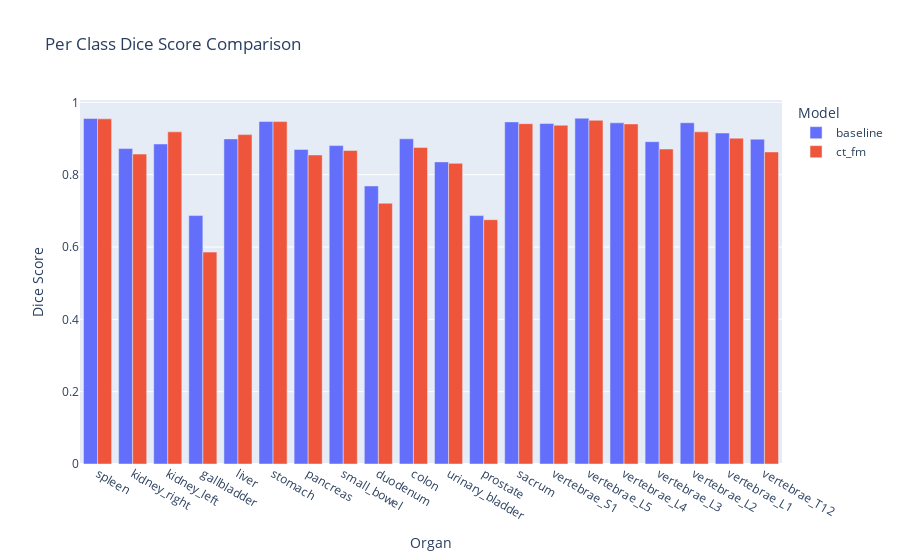
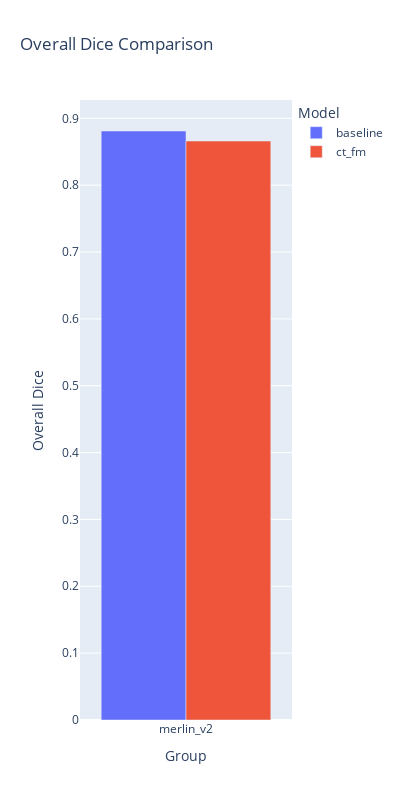

The cell these charts' notebook holds for them, in order:
### Code cell
# Convert the data into a pandas DataFrame
rows = []
for entry in results:
    for organ, dice_score in entry['dice_scores'].items():
        rows.append({
            'Model': entry['model'],
            'Group': entry['group'],
            'Organ': organ,
            'Dice Score': dice_score,
            'Overall Dice': entry['overall_dice']
        })

df = pd.DataFrame(rows)
    


# Per class Dice Score comparison
fig_per_class = px.bar(df, x='Organ', y='Dice Score', color='Model', title='Per Class Dice Score Comparison',
                        barmode='group')
fig_per_class.show()


# Overall Dice Score comparison
fig = px.bar(df[["Model", "Overall Dice", "Group"]].drop_duplicates(), x='Group', y='Overall Dice', color='Model', title='Overall Dice Comparison', barmode='group', height=800, width=400)
fig.show()

### Figure 1 — Plotly figure (JSON) as saved in the notebook; plotly's stock layout.template omitted (floating-point values rounded to 4 significant figures)
{"data": [{"alignmentgroup": "True", "hovertemplate": "Model=baseline<br>Organ=%{x}<br>Dice Score=%{y}<extra></extra>", "legendgroup": "baseline", "marker": {"color": "#636efa", "pattern": {"shape": ""}}, "name": "baseline", "offsetgroup": "baseline", "orientation": "v", "showlegend": true, "textposition": "auto", "type": "bar", "x": ["spleen", "kidney_right", "kidney_left", "gallbladder", "liver", "stomach", "pancreas", "small_bowel", "duodenum", "colon", "urinary_bladder", "prostate", "sacrum", "vertebrae_S1", "vertebrae_L5", "vertebrae_L4", "vertebrae_L3", "vertebrae_L2", "vertebrae_L1", "vertebrae_T12"], "xaxis": "x", "y": [0.9554, 0.8721, 0.8848, 0.6869, 0.8989, 0.947, 0.8699, 0.8803, 0.7687, 0.8991, 0.8354, 0.6868, 0.9459, 0.9413, 0.9561, 0.9433, 0.8913, 0.9435, 0.9152, 0.8982], "yaxis": "y"}, {"alignmentgroup": "True", "hovertemplate": "Model=ct_fm<br>Organ=%{x}<br>Dice Score=%{y}<extra></extra>", "legendgroup": "ct_fm", "marker": {"color": "#EF553B", "pattern": {"shape": ""}}, "name": "ct_fm", "offsetgroup": "ct_fm", "orientation": "v", "showlegend": true, "textposition": "auto", "type": "bar", "x": ["spleen", "kidney_right", "kidney_left", "gallbladder", "liver", "stomach", "pancreas", "small_bowel", "duodenum", "colon", "urinary_bladder", "prostate", "sacrum", "vertebrae_S1", "vertebrae_L5", "vertebrae_L4", "vertebrae_L3", "vertebrae_L2", "vertebrae_L1", "vertebrae_T12"], "xaxis": "x", "y": [0.9543, 0.8569, 0.9185, 0.5858, 0.9107, 0.9467, 0.8545, 0.8668, 0.721, 0.8753, 0.8313, 0.6755, 0.941, 0.9368, 0.9504, 0.9403, 0.8709, 0.9184, 0.9009, 0.8628], "yaxis": "y"}], "layout": {"barmode": "group", "legend": {"title": {"text": "Model"}, "tracegroupgap": 0}, "title": {"text": "Per Class Dice Score Comparison"}, "xaxis": {"anchor": "y", "domain": [0, 1], "title": {"text": "Organ"}}, "yaxis": {"anchor": "x", "domain": [0, 1], "title": {"text": "Dice Score"}}}}

### Figure 2 — Plotly figure (JSON) as saved in the notebook; plotly's stock layout.template omitted (floating-point values rounded to 4 significant figures)
{"data": [{"alignmentgroup": "True", "hovertemplate": "Model=baseline<br>Group=%{x}<br>Overall Dice=%{y}<extra></extra>", "legendgroup": "baseline", "marker": {"color": "#636efa", "pattern": {"shape": ""}}, "name": "baseline", "offsetgroup": "baseline", "orientation": "v", "showlegend": true, "textposition": "auto", "type": "bar", "x": ["merlin_v2"], "xaxis": "x", "y": [0.881], "yaxis": "y"}, {"alignmentgroup": "True", "hovertemplate": "Model=ct_fm<br>Group=%{x}<br>Overall Dice=%{y}<extra></extra>", "legendgroup": "ct_fm", "marker": {"color": "#EF553B", "pattern": {"shape": ""}}, "name": "ct_fm", "offsetgroup": "ct_fm", "orientation": "v", "showlegend": true, "textposition": "auto", "type": "bar", "x": ["merlin_v2"], "xaxis": "x", "y": [0.8659], "yaxis": "y"}], "layout": {"barmode": "group", "height": 800, "legend": {"title": {"text": "Model"}, "tracegroupgap": 0}, "title": {"text": "Overall Dice Comparison"}, "width": 400, "xaxis": {"anchor": "y", "domain": [0, 1], "title": {"text": "Group"}}, "yaxis": {"anchor": "x", "domain": [0, 1], "title": {"text": "Overall Dice"}}}}
